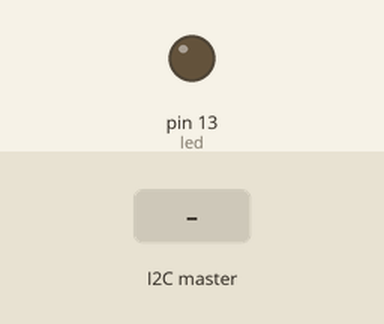
The sketch below on a simulated Arduino Uno, built with avr-gcc and run on an emulated ATmega328P. Shown: output pins drawn as LEDs (lit = HIGH). The test bench sets the inputs (shaded band).

Above: at 1.2 s.
1.3 s: the I2C master sends the byte 1
At 2.5 s:
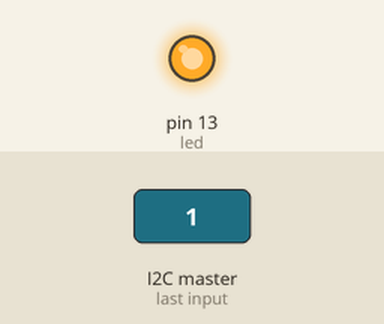
2.8 s: the I2C master sends the byte 0
At 3.9 s:
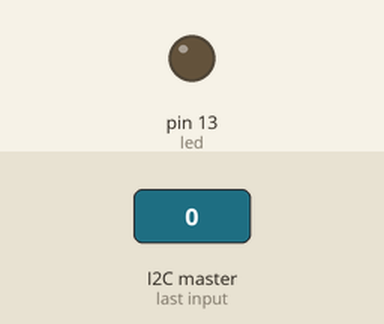
Timing chart, 0 to 5.8 s (numbered marks = the images above; inputs shaded):
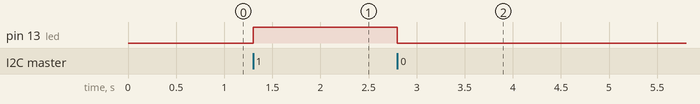

Measured:
- after the input at 1.3 s, pin 13 (led): LOW → HIGH at once
- after the input at 2.8 s, pin 13 (led): HIGH → LOW at once

The sketch:

12c_slave.ino
```cpp
#include <Wire.h>

const int led = 13;

void setup() {
  pinMode(led, OUTPUT);

  Wire.begin(8);                 // Slave address
  Wire.onReceive(receiveEvent);  // Register receive function
}

void loop() {
  // Nothing to do here
}

void receiveEvent(int howMany) {

  while (Wire.available()) {
    int x = Wire.read();

    if (x == 1) {
      digitalWrite(led, HIGH);
    }
    else {
      digitalWrite(led, LOW);
    }
  }
}
```
